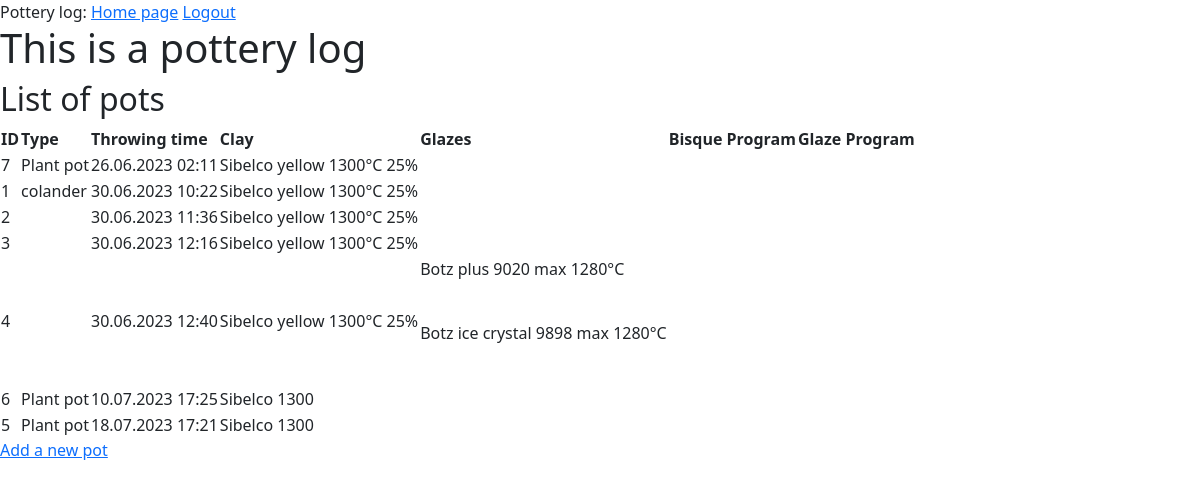
The app's page /index (signed in) with its own data.
### app/models.py (models this page shows, shortened)
class Pot(db.Model):
    __tablename__ = 'pot'
    id = db.Column(db.Integer, primary_key=True)
    vessel_type = db.Column(db.String(50))
    clay_type = db.Column(db.Integer, db.ForeignKey('clay.id'), index=True)
    author = db.Column(db.String(30), index=True)
    throw_date = db.Column(db.DateTime, index=True, default=lambda: germany_timezone.localize(datetime.now()))
    throw_weight = db.Column(db.Integer, index=True)
    throw_weight_unit = db.Column(db.String(10), default='g')
    throw_height = db.Column(db.String(140))
    throw_width = db.Column(db.String(140))
    throw_dimensions_unit = db.Column(db.String(10), default='cm')
    throw_notes = db.Column(db.Text)
    trim_date = db.Column(db.DateTime, index=True)
    trim_weight = db.Column(db.Integer, index=True)
    trim_weight_unit = db.Column(db.String(10))
    trim_surface_treatment = db.Column(db.String(140), index=True)
    trim_notes = db.Column(db.Text)
    bisque_fire_start = db.Column(db.DateTime, index=True)
    bisque_fire_program_id = db.Column(db.Integer, db.ForeignKey('firing_program.id'), index=True)
    bisque_fired_with_program = db.relationship('FiringProgram', back_populates='bisque_pots', foreign_keys=[bisque_fire_program_id])
    bisque_fire_kiln_id = db.Column(db.Integer, db.ForeignKey('kiln.id'), index=True)
    bisque_fired_with_kiln = db.relationship('Kiln', back_populates='bisque_fired_pots', foreign_keys=[bisque_fire_kiln_id])
    bisque_fire_end = db.Column(db.DateTime)
    bisque_fire_open = db.Column(db.DateTime)
    bisque_fire_notes = db.Column(db.Text)
    glaze_date = db.Column(db.DateTime, index=True)
    used_glazes = db.relationship('Glaze', secondary=pot_glaze, back_populates='glazed_pots', lazy='dynamic')
    glaze_notes = db.Column(db.Text)
    glaze_fire_start = db.Column(db.DateTime, index=True)
    glaze_fire_program_id = db.Column(db.Integer, db.ForeignKey('firing_program.id'), index=True)
    glaze_fired_with_program = db.relationship('FiringProgram', back_populates='glaze_pots', foreign_keys=[glaze_fire_program_id])
    glaze_fire_kiln_id = db.Column(db.Integer, db.ForeignKey('kiln.id'), index=True)
    glaze_fired_with_kiln = db.relationship('Kiln', back_populates='glaze_fired_pots', foreign_keys=[glaze_fire_kiln_id])
    glaze_fire_end = db.Column(db.DateTime, index=True)
    glaze_fire_open = db.Column(db.DateTime, index=True)
    glaze_fire_notes = db.Column(db.Text)
    def get_glaze_info(self):
        glaze_info = []
        for glaze in self.used_glazes:
            glaze_info.append(f'{glaze.brand} {glaze.color} {glaze.brand_id} max {glaze.temp_max}°{glaze.temp_unit}')
        return glaze_info
    def get_clay_info(self):
        clay = Clay.query.get(self.clay_type)
        if clay:
            return '{} {} {}°{} {}%'.format(clay.brand, clay.color, clay.temp_max, clay.temp_unit, clay.grog_percent)
        return self.clay_type

class Clay(db.Model):
    __tablename__ = 'clay'
    id = db.Column(db.Integer, primary_key=True)
    brand = db.Column(db.String(140), index=True)
    color = db.Column(db.String(140))
    temp_min = db.Column(db.Integer)
    temp_max = db.Column(db.Integer)
    temp_unit = db.Column(db.String(10), default='C')
    grog_percent = db.Column(db.Integer)
    grog_size_max = db.Column(db.Float)
    grog_size_unit = db.Column(db.String(10), default='mm')
    pots = db.relationship('Pot', backref='made_with_clay', lazy='dynamic')

### app/controller.py (the view)
@app.route('/')
@app.route('/home')
@app.route('/index')
@login_required
def index():
    pots = Pot.query.order_by(Pot.throw_date.asc()).all()
    return render_template('index.html', title='Pottery log', pots=pots)

### app/models.py (called while the page is built)
@login.user_loader
def load_user(id):
    return User.query.get(int(id))

### app/templates/index.html
{% extends 'layout.html' %}
{% block main %}
<h1>This is a pottery log</h1>
<div>
    <h2>List of pots</h2>
    <table>
        <thead>
            <tr>
                <th>ID</th>
                <th>Type</th>
                <th>Throwing time</th>
                <th>Clay</th>
                <th>Glazes</th>
                <th>Bisque Program</th>
                <th>Glaze Program</th>
            </tr>
        </thead>
        <tbody>
            {% for pot in pots %}
            <tr>
                <td>{{ pot.id }}</td>
                <td>{{ pot.vessel_type or ''}}</td>
                <td>{{ pot.throw_date.strftime('%d.%m.%Y %H:%M') or ''}}</td>
                <td>{{ pot.get_clay_info() or '' }}</td>
                <td>{% for glaze in pot.get_glaze_info() %}
                    <p>{{ glaze or '' }}</p><br>
                    {% endfor %}
                </td>
            </tr>
            {% endfor %}
        </tbody>
    </table>
    <div>
        <a href="{{ url_for('add_pot') }}" class="button">Add a new pot</a>
    </div>
</div>
{% endblock %}

### app/templates/layout.html (shortened to what this page needs)
<!DOCTYPE html>
<html lang="en">
    <head>
        <link href="https://cdn.jsdelivr.net/npm/bootstrap@5.1.3/dist/css/bootstrap.min.css" rel="stylesheet">
        <link href="/static/styles.css" rel="stylesheet">
        <link rel="stylesheet" href="https://cdn.jsdelivr.net/npm/bootstrap-icons@1.8.0/font/bootstrap-icons.css">
    </head>
    <body>
        <main>
            <div>
                Pottery log:
                <a href="{{ url_for('index') }}">Home page</a>
                {% if current_user.is_anonymous %}
                <a href="{{ url_for('login') }}">Login</a>
                {% else %}
                <a href="{{ url_for('logout') }}">Logout</a>
                {% endif %}
            </div>
            {% block main %}
            {% endblock %}
        </main>
    </body>
</html>

### records on screen
Pot: id "7", vessel_type "Plant pot", throw_date "26.06.2023 02:11", clay_type.grog_percent "Sibelco yellow 1300°C 25%"
Pot: id "1", vessel_type "colander", throw_date "30.06.2023 10:22", clay_type.grog_percent "Sibelco yellow 1300°C 25%"
Pot: id "2", throw_date "30.06.2023 11:36", clay_type.grog_percent "Sibelco yellow 1300°C 25%"
Pot: id "3", throw_date "30.06.2023 12:16", clay_type.grog_percent "Sibelco yellow 1300°C 25%"
Pot: id "4", throw_date "30.06.2023 12:40", clay_type.grog_percent "Sibelco yellow 1300°C 25%", glaze "Botz plus 9020 max 1280°C" "Botz ice crystal 9898 max 1280°C"
Pot: id "6", vessel_type "Plant pot", throw_date "10.07.2023 17:25", clay_type "Sibelco 1300"
Pot: id "5", vessel_type "Plant pot", throw_date "18.07.2023 17:21", clay_type "Sibelco 1300"
